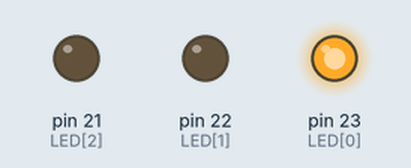
The sketch below on a simulated Arduino Mega 2560, built with avr-gcc and run on an emulated ATmega2560. Shown: output pins drawn as LEDs (lit = HIGH).

Above: at 0.5 s.
At 2.5 s:
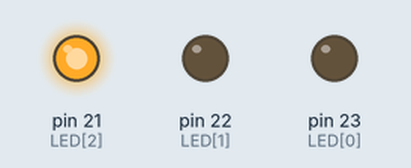
At 3.5 s:
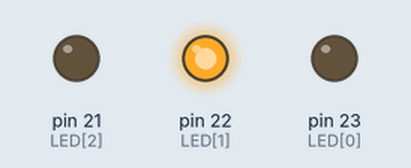
Timing chart, 0 to 5.2 s (numbered marks = the images above):
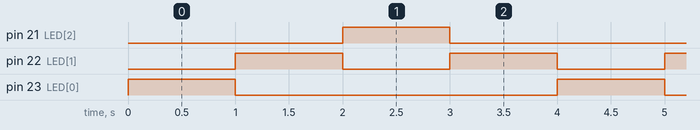

The sketch:

BT2.ino
```cpp
const int LED[3] = {23, 22, 21};
int n = 3;

void setup() {
  for(int i=0; i<n; i++)
    pinMode(LED[i], OUTPUT);
}

void loop() {
  for(int i=0; i<n; i++)
  {
    digitalWrite(LED[i], HIGH);
    for(int j=0; j<n; j++)
      if(i != j) digitalWrite(LED[j], LOW);
    delay(1000);
  }

  for(int i=n-2; i>0; i--)
  {
    digitalWrite(LED[i], HIGH);
    for(int j=0; j<n; j++)
      if(i != j) digitalWrite(LED[j], LOW);
    delay(1000);
  }
}
```

Measured:
- by itself, pin 21 (LED[2]), pin 23 (LED[0]): alternates HIGH for 1.0 s and LOW for 3.0 s
- by itself, pin 22 (LED[1]): alternates HIGH for 1.0 s and LOW for 1.0 s
- by itself, everything shown: repeats every 4.0 s, in 4 steps
